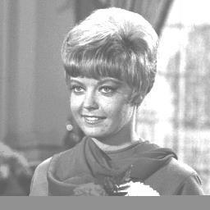
%> input picture citra_test_images/3. Kasus 2/image_01.png, 210 x 210 px, shrunk from 256 x 256 before the run
$ octave image_01.m   (GNU Octave 9; MATLAB toolbox functions it lacks are replaced by stand-ins)
%> lines starting %> are read from the running program, lines starting %| are printed output that depends on the picture
### src/manual_histogram.m
function [h, p] = manual_histogram(Image)
    % Fungsi menghitung histogram citra berukuran M x N dengan 256 derajat keabuan.
    % Input:
    %   Image : Matriks citra 2D M x N (uint8 atau double)
    % Output:
    %   h : Frekuensi piksel (0..255)
    %   p : Probabilitas atau Normalisasi (float 0.0..1.0)

    % Ambil ukuran citra (M = jumlah baris, N = jumlah kolom)
    [M, N] = size(Image);

    % Inisialisasi h[0..255] dengan 0
    h = zeros(1, 256);

    % Hitung frekuensi piksel
    for i = 1:M
        for j = 1:N
            val = double(Image(i, j));
            h(val + 1) = h(val + 1) + 1;
        end
    end

    % Normalisasi p[i] dengan jumlah seluruh pixel
    n = M * N;
    p = zeros(1, 256);
    for i = 1:256
        p(i) = h(i) / n;
    end
end

### src/inverse_log_transform.m
function ImageOut = inverse_log_transform(Image, c)
    % INVERSE_LOG_TRANSFORM
    % Fungsi untuk memetakan intesitas pixel menggunakan transformasi inverse logaritma
    % Input:
    %   Image : Matriks citra 2D (uint8)
    %   c     : Konstanta pengali agar kembali ke rentang 0-255
    % Output:
    %   ImageOut : Matriks citra 2D hasil transformasi

    if nargin < 2
        c = 1;
    end

    [n, m] = size(Image);
    img_double = im2double(Image);
    img_out_double = zeros(n, m, 'double');

    for i = 1:n
        for j = 1:m
            img_out_double(i, j) = exp(img_double(i, j)^c) - 1;
        end
    end

    max_value = max(img_out_double(:));

    if max_value > 0
        img_out_double = img_out_double / max_value;
    end

    ImageOut = uint8(img_out_double * 255);
end

### src/contrast_stretching.m
function ImageOut = contrast_stretching(Image, r_min, r_max)
    % Memetakan rentang piksel citra menggunakan Linear Contrast Stretching
    % Input:
    %   Image   : Matriks citra 2D (uint8 atau double)
    %   r_min   : Batas intensitas bawah (default: min nilai piksel asli)
    %   r_max   : Batas intensitas atas (default: max nilai piksel asli)
    % Output:
    %   ImageOut : Matriks citra 2D hasil peregangan (uint8)

    ImageDouble = double(Image);

    % Penanganan Parameter Default (min max contrast stretching)
    if nargin < 2 || isempty(r_min)
        r_min = min(ImageDouble(:));
    end
    if nargin < 3 || isempty(r_max)
        r_max = max(ImageDouble(:));
    end

    % Hindari pembagian 0
    if r_max == r_min
        ImageOut = uint8(ImageDouble);
        return;
    end
    fprintf('r_min: %.2f | r_max: %.2f\n', r_min, r_max);

    % Linear Contrast Stretching
    ImageStretched = (ImageDouble - r_min) * (255.0 / (r_max - r_min));

    % Clipping jika r_min dan r_max di luar/dalam rentang asli
    ImageStretched(ImageStretched < 0) = 0;
    ImageStretched(ImageStretched > 255) = 255;

    ImageOut = uint8(ImageStretched);
end

### src/histogram_equalization.m
function ImageOut = histogram_equalization(Image)
    % HistOGRAM_EQUALIZATION
    % Fungsi untuk meratakan distribusi intensitas citra (perataan
    % Histogram)
    % Input:
    %   Image : Matriks citra 2D
    % Output:
    %   ImageOut : Matriks citra 2D hasil ekualisasi

    [n, m] = size(Image);
    Image = uint8(Image);
    total_pixels = n * m;

    % Membuat Histogram dari freq setiap intensitas
    Hist = zeros(1, 256);
    for i = 1:n
        for j = 1:m
            value = double(Image(i, j)) + 1;
            Hist(value) = Hist(value) + 1;
        end
    end

    % Menghitung probabilitas dan nilai CDF (Cumulative Distribution
    % Function)
    cdf = zeros(1, 256);
    sum_prob = 0.0;
    for i = 1:256
        prob = Hist(i) / total_pixels;
        sum_prob = sum_prob + prob;

        % Pemetaan ke grayscale baru (0 - 256)
        cdf(i) = floor(255 * sum_prob);
    end

    % Update pixel citra sesuai hasil pemetaan cdf
    ImageOut = zeros(n, m, 'uint8');
    for i = 1:n
        for j = 1:m
            pixel_value = double(Image(i, j));
            ImageOut(i, j) = uint8(cdf(pixel_value + 1));
        end
    end
end

### cases/3. Kasus 2/image_01.m
% =========================================================================
% IMAGE ENHANCEMENT (KASUS 2, IMAGE 01)
% =========================================================================
% Note: Sesuaikan input atau metode pada bagian #2 dan #5,
% Bagian lain relatif konstan kecuali jika diperlukan perubahan
clear; clc; close all;

% #1 PENGATURAN PATH
addpath(genpath('../../src'));
addpath(genpath('../../citra_test_images'));

% #2 INPUT DAN METADATA
img_path      = '3. Kasus 2/image_01.png'; % Ubah sesuai kasus dan citra uji yang digunakan
method_name   = 'Unprocessed';             % Ubah sesuai metode yang digunakan
method_params = 'None';                    % Ubah sesuai parameter yang digunakan

img_in = imread(img_path);
%> img_in is the input picture: size 210x210x3 uint8; min 85, max 255, mean 169.7

% #3 HANDLING TIPE CITRA (GRAYSCALE DAN RGB)
is_3ch = (size(img_in, 3) == 3);
%> is_3ch = true
is_grayscale = false;
if is_3ch
    diff_rg = max(abs(double(img_in(:,:,1)) - double(img_in(:,:,2))), [], 'all');
%> diff_rg = 0
    diff_rb = max(abs(double(img_in(:,:,1)) - double(img_in(:,:,3))), [], 'all');
%> diff_rb = 0
    if diff_rg == 0 && diff_rb == 0
        is_grayscale = true;
    end
else
    is_grayscale = true;
end

% #4 ANALISIS STATISTIK DAN HISTOGRAM AWAL
if is_grayscale
    img_in_proc = img_in(:,:,1);
    [~, hist_in] = manual_histogram(img_in_proc);
%> after the loop in manual_histogram, `for i = 1:M`: h = 256 values, max 3049 at index 146, min 0 at index 1, mean 172.3
%> after the loop in manual_histogram, `for i = 1:256`: p = 256 values, max 0.0691 at index 146, min 0 at index 1, mean 0.00391
%> hist_in has the same summary as p in manual_histogram
    stats_in = struct('min', min(img_in_proc,[],'all'), ...
                      'max', max(img_in_proc,[],'all'), ...
                      'mean', mean(double(img_in_proc),'all'), ...
                      'std', std(double(img_in_proc),0,'all'));
%> stats_in = {min 85, max 255, mean 169.7, std 44.76}
else
    [~, hist_in_R] = manual_histogram(img_in(:,:,1));
    [~, hist_in_G] = manual_histogram(img_in(:,:,2));
    [~, hist_in_B] = manual_histogram(img_in(:,:,3));
    stats_in = struct('min',  [min(img_in(:,:,1),[],'all'), min(img_in(:,:,2),[],'all'), min(img_in(:,:,3),[],'all')], ...
                      'max',  [max(img_in(:,:,1),[],'all'), max(img_in(:,:,2),[],'all'), max(img_in(:,:,3),[],'all')], ...
                      'mean', [mean(double(img_in(:,:,1)),'all'), mean(double(img_in(:,:,2)),'all'), mean(double(img_in(:,:,3)),'all')], ...
                      'std',  [std(double(img_in(:,:,1)),0,'all'), std(double(img_in(:,:,2)),0,'all'), std(double(img_in(:,:,3)),0,'all')]);
end

% #5 PROSES ENHANCEMENT
method_name   = 'Inverse Log Transform';
method_params = 'c = 1.3';
img_out       = inverse_log_transform(img_in_proc, 1.3);
%> after the loop in inverse_log_transform, `for i = 1:n`:
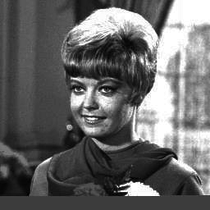
%> img_out_double: size 210x210 double; min 0.271, max 1.72, mean 0.857; drawn with min black and max white
%> in inverse_log_transform, `max_value = max(img_out_double(:));`: max_value = 1.72
%> in inverse_log_transform, `img_out_double = img_out_double / max_value;`:
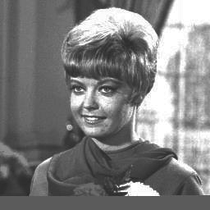
%> img_out_double: size 210x210 double; min 0.158, max 1, mean 0.499

% #6 ANALISIS STATISTIK DAN HISTOGRAM AKHIR
if is_grayscale
    if is_3ch && size(img_out, 3) == 3
        img_out_proc = img_out(:,:,1);
    else
        img_out_proc = img_out;
    end
    [~, hist_out] = manual_histogram(img_out_proc);
%> hist_out = 256 values, max 0.0691 at index 92, min 0 at index 1, mean 0.00391
    stats_out = struct('min', min(img_out_proc,[],'all'), ...
                       'max', max(img_out_proc,[],'all'), ...
                       'mean', mean(double(img_out_proc),'all'), ...
                       'std', std(double(img_out_proc),0,'all'));
%> stats_out = {min 40, max 255, mean 127.1, std 60.93}
else
    [~, hist_out_R] = manual_histogram(img_out(:,:,1));
    [~, hist_out_G] = manual_histogram(img_out(:,:,2));
    [~, hist_out_B] = manual_histogram(img_out(:,:,3));
    stats_out = struct('min',  [min(img_out(:,:,1),[],'all'), min(img_out(:,:,2),[],'all'), min(img_out(:,:,3),[],'all')], ...
                      'max',  [max(img_out(:,:,1),[],'all'), max(img_out(:,:,2),[],'all'), max(img_out(:,:,3),[],'all')], ...
                      'mean', [mean(double(img_out(:,:,1)),'all'), mean(double(img_out(:,:,2)),'all'), mean(double(img_out(:,:,3)),'all')], ...
                      'std',  [std(double(img_out(:,:,1)),0,'all'), std(double(img_out(:,:,2)),0,'all'), std(double(img_out(:,:,3)),0,'all')]);
end

% #7 RINGKASAN OUTPUT
if is_grayscale
    if is_3ch
        type_str = 'Grayscale (Pseudo-RGB 3 Channel)';
    else
        type_str = 'Grayscale (1 Channel)';
    end
else
    type_str = 'RGB (True Color 3 Channel)';
end

fprintf('\n--- INFORMASI CITRA DAN METODE ENHANCEMENT ---\n');
fprintf('File Citra : %s\n', img_path);
fprintf('Tipe Citra : %s\n', type_str);
fprintf('Metode     : %s\n', method_name);
fprintf('Parameter  : %s\n', method_params);

if is_grayscale
    fprintf('\n--- STATISTIK CITRA MASUKAN ---\n');
    fprintf('Min    : %3d\n', stats_in.min);
%| Min    :  85
    fprintf('Max    : %3d\n', stats_in.max);
%| Max    : 255
    fprintf('Mean   : %6.2f\n', stats_in.mean);
%| Mean   : 169.67
    fprintf('StdDev : %6.2f\n', stats_in.std);
%| StdDev :  44.76

    fprintf('\n--- STATISTIK CITRA HASIL ENHANCEMENT ---\n');
    fprintf('Min    : %3d\n', stats_out.min);
%| Min    :  40
    fprintf('Max    : %3d\n', stats_out.max);
%| Max    : 255
    fprintf('Mean   : %6.2f\n', stats_out.mean);
%| Mean   : 127.10
    fprintf('StdDev : %6.2f\n', stats_out.std);
%| StdDev :  60.93
else
    fprintf('\n--- STATISTIK CITRA MASUKAN ---\n');
    fprintf('Channel | Min | Max |   Mean   |  StdDev\n');
    fprintf('  R     | %3d | %3d | %8.2f | %8.2f\n', stats_in.min(1), stats_in.max(1), stats_in.mean(1), stats_in.std(1));
    fprintf('  G     | %3d | %3d | %8.2f | %8.2f\n', stats_in.min(2), stats_in.max(2), stats_in.mean(2), stats_in.std(2));
    fprintf('  B     | %3d | %3d | %8.2f | %8.2f\n', stats_in.min(3), stats_in.max(3), stats_in.mean(3), stats_in.std(3));

    fprintf('\n--- STATISTIK CITRA HASIL ENHANCEMENT ---\n');
    fprintf('Channel | Min | Max |   Mean   |  StdDev\n');
    fprintf('  R     | %3d | %3d | %8.2f | %8.2f\n', stats_out.min(1), stats_out.max(1), stats_out.mean(1), stats_out.std(1));
    fprintf('  G     | %3d | %3d | %8.2f | %8.2f\n', stats_out.min(2), stats_out.max(2), stats_out.mean(2), stats_out.std(2));
    fprintf('  B     | %3d | %3d | %8.2f | %8.2f\n', stats_out.min(3), stats_out.max(3), stats_out.mean(3), stats_out.std(3));
end

% #8 VISUALISASI PERBANDINGAN
figure('Name', ['Pengujian: ' img_path], 'NumberTitle', 'off');

% Citra Masukan vs Citra Hasil
subplot(2, 2, 1); imshow(img_in);  title('Citra Masukan');
subplot(2, 2, 2); imshow(img_out); title(['Hasil Enhancement: ' method_name]);

% Histogram Awal vs Histogram Hasil
subplot(2, 2, 3);
if is_grayscale
    bar(0:255, hist_in, 'BarWidth', 1, 'FaceColor', [0.2 0.2 0.2]);
    title('Histogram Awal');
else
    plot(0:255, hist_in_R, 'r', 0:255, hist_in_G, 'g', 0:255, hist_in_B, 'b', 'LineWidth', 1.2);
    title('Histogram Awal (RGB)'); legend('R', 'G', 'B');
end
xlabel('Intensitas'); ylabel('Probabilitas'); grid on;

subplot(2, 2, 4);
if is_grayscale
    bar(0:255, hist_out, 'BarWidth', 1, 'FaceColor', [0.2 0.2 0.2]);
    title('Histogram Hasil');
else
    plot(0:255, hist_out_R, 'r', 0:255, hist_out_G, 'g', 0:255, hist_out_B, 'b', 'LineWidth', 1.2);
    title('Histogram Hasil (RGB)'); legend('R', 'G', 'B');
end
xlabel('Intensitas'); ylabel('Probabilitas'); grid on;
%> after `grid on`:
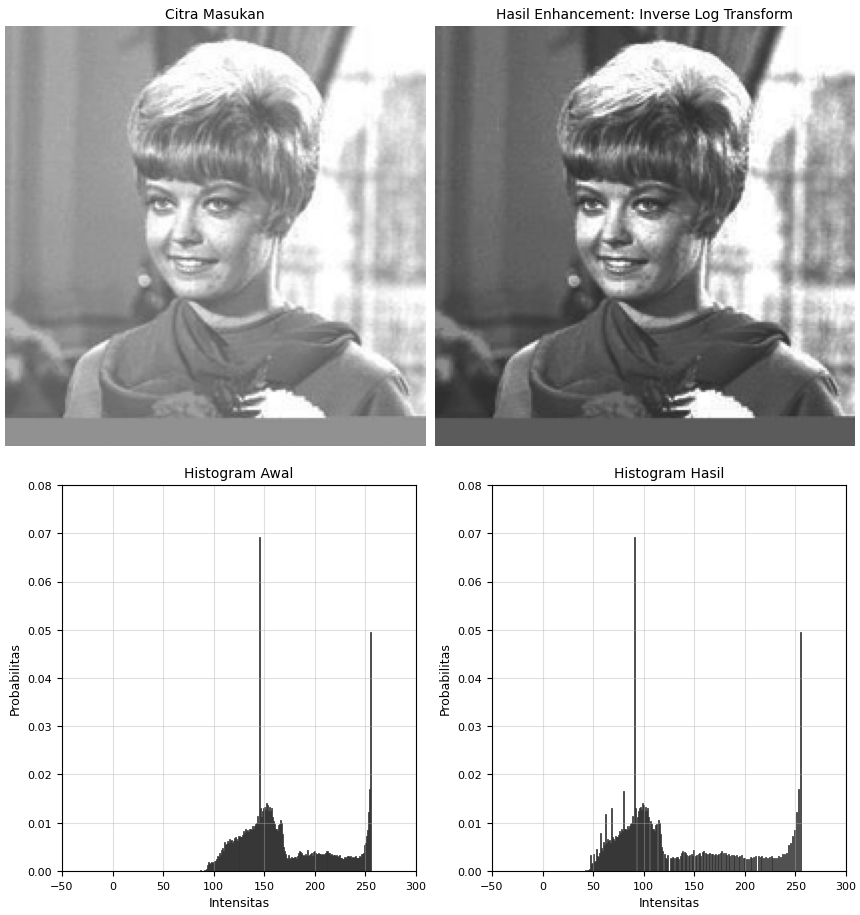
%> figure redrawn from the program's plot data, 4 panels

% #9 EKSPLORASI TAMBAHAN
% Eksplorasi perbaikan kontras pada citra pudar (washed-out)
img_e1 = contrast_stretching(img_in_proc);
%> in contrast_stretching, `r_min = min(ImageDouble(:));`: r_min = 85
%> in contrast_stretching, `r_max = max(ImageDouble(:));`: r_max = 255
%| r_min: 85.00 | r_max: 255.00
%> in contrast_stretching, `ImageStretched = (ImageDouble - r_min) * (255.0 / (r_max - r_min));`:
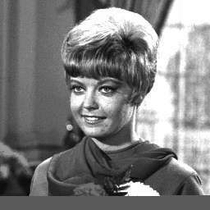
%> ImageStretched: size 210x210 double; min 0, max 255, mean 127
img_e2 = histogram_equalization(img_in_proc);
%> after the loop in histogram_equalization, `for i = 1:n`: Hist has the same summary as h in manual_histogram
%> after the loop in histogram_equalization, `for i = 1:256`: cdf = 256 values from 0 to 254; sum_prob = 1
%> after the loop in histogram_equalization, `for i = 1:n`:
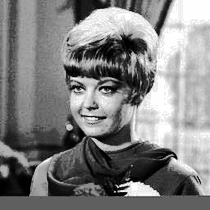
%> ImageOut: size 210x210 uint8; min 0, max 254, mean 128.7
img_e3 = inverse_log_transform(img_in_proc, 1.3);

figure('Name', ['Analisis Eksplorasi: ' img_path], 'NumberTitle', 'off');
subplot(2, 2, 1); imshow(img_in_proc); title('Citra Masukan');
subplot(2, 2, 2); imshow(img_e1); title('Contrast Stretching');
subplot(2, 2, 3); imshow(img_e2); title('Histogram Equalization');
subplot(2, 2, 4); imshow(img_e3); title('Inverse Log Transform with c = 1.3');

$ run again, with citra_test_images/3. Kasus 2/image_02.png copied over citra_test_images/3. Kasus 2/image_01.png
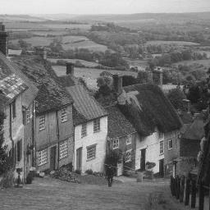
%> input picture citra_test_images/3. Kasus 2/image_02.png, 210 x 210 px, shrunk from 256 x 256 before the run
%> img_in is the input picture: size 210x210x3 uint8; min 18, max 236, mean 112.2
%> diff_rg = 0
%> after the loop in manual_histogram, `for i = 1:M`: h = 256 values, max 484 at index 111, min 0 at index 1, mean 172.3
%> after the loop in manual_histogram, `for i = 1:256`: p = 256 values, max 0.011 at index 111, min 0 at index 1, mean 0.00391
%> hist_in has the same summary as p in manual_histogram
%> stats_in = {min 18, max 236, mean 112.2, std 48.65}
%> after the loop in inverse_log_transform, `for i = 1:n`:
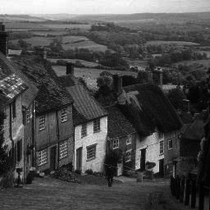
%> img_out_double: size 210x210 double; min 0.0324, max 1.47, mean 0.459; drawn with min black and max white
%> max_value = 1.47
%> hist_out = 256 values, max 0.0178 at index 64, min 0 at index 1, mean 0.00391
%> stats_out = {min 6, max 255, mean 79.58, std 55.84}
%| Min    :  18
%| Max    : 236
%| Mean   : 112.22
%| StdDev :  48.65
%| Min    :   6
%| Max    : 255
%| Mean   :  79.58
%| StdDev :  55.84
%> r_min = 18
%> r_max = 236
%| r_min: 18.00 | r_max: 236.00
%> after the loop in histogram_equalization, `for i = 1:n`: Hist has the same summary as h in manual_histogram
%> the loop in histogram_equalization, `for i = 1:256` made 256 passes
%> (prob, sum_prob) on passes 1 to 3: (0, 0), (0, 0), (0, 0)
%> after the loop in histogram_equalization, `for i = 1:256`: cdf = 256 values from 0 to 255; sum_prob = 1
%> after the loop in histogram_equalization, `for i = 1:n`:
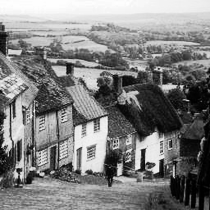
%> ImageOut: size 210x210 uint8; min 0, max 255, mean 127.8
